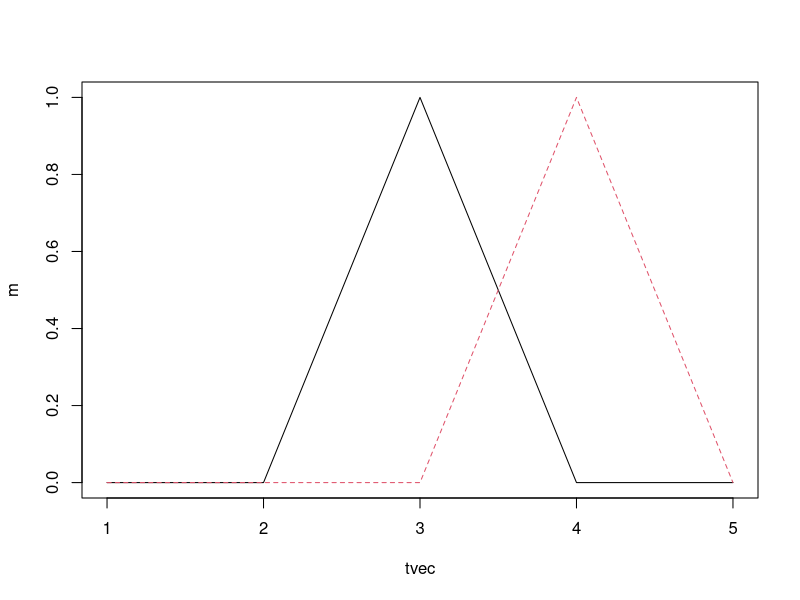

Write R code to recreate this figure.

## consider 2 vectors, or 2 functions with the same domain
traj1 <- c(0,0,1,0,0)
traj2 <- c(0,0,0,1,0) ##shifted traj1
# traj2 <- c(0,0,0,0,0)
tvec <- 1:length(traj1)
m <-cbind(traj1,traj2)
matplot(x=tvec,y=m,type = 'l')

dist(t(m), method = "euclidean", diag = TRUE, upper = TRUE, p = 2) ## by default gives L2 
dmat <- as.matrix(dist(t(m), method = "euclidean", diag = TRUE, upper = TRUE, p = 2))



